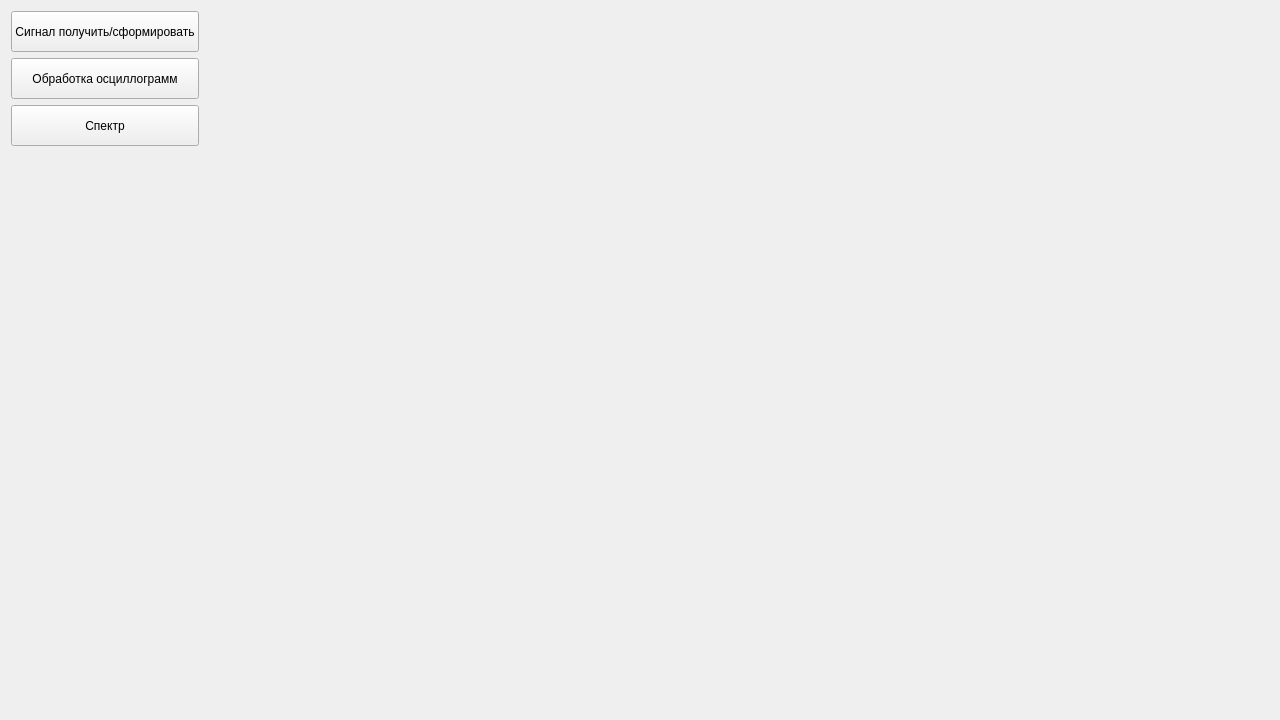
<?xml version="1.0" encoding="UTF-8"?>
<ui version="4.0">
 <class>SpectrumWindow</class>
 <widget class="QWidget" name="SpectrumWindow">
  <property name="geometry">
   <rect>
    <x>0</x>
    <y>0</y>
    <width>1280</width>
    <height>720</height>
   </rect>
  </property>
  <property name="windowTitle">
   <string>Спектр</string>
  </property>
  <layout class="QGridLayout" name="gridLayout_2">
   <item row="0" column="1" rowspan="15" colspan="2">
    <widget class="QWidget" name="gridWidget" native="true">
     <property name="sizePolicy">
      <sizepolicy hsizetype="Minimum" vsizetype="Minimum">
       <horstretch>0</horstretch>
       <verstretch>0</verstretch>
      </sizepolicy>
     </property>
     <property name="sizeIncrement">
      <size>
       <width>0</width>
       <height>0</height>
      </size>
     </property>
     <property name="layoutDirection">
      <enum>Qt::LeftToRight</enum>
     </property>
     <layout class="QGridLayout" name="gridLayout">
      <property name="sizeConstraint">
       <enum>QLayout::SetDefaultConstraint</enum>
      </property>
     </layout>
    </widget>
   </item>
   <item row="1" column="0">
    <widget class="QPushButton" name="pushButton_2">
     <property name="sizePolicy">
      <sizepolicy hsizetype="Minimum" vsizetype="Preferred">
       <horstretch>0</horstretch>
       <verstretch>0</verstretch>
      </sizepolicy>
     </property>
     <property name="text">
      <string>Обработка осциллограмм</string>
     </property>
    </widget>
   </item>
   <item row="0" column="0">
    <widget class="QPushButton" name="pushButton">
     <property name="sizePolicy">
      <sizepolicy hsizetype="Maximum" vsizetype="Preferred">
       <horstretch>0</horstretch>
       <verstretch>0</verstretch>
      </sizepolicy>
     </property>
     <property name="text">
      <string>Сигнал получить/сформировать</string>
     </property>
    </widget>
   </item>
   <item row="2" column="0">
    <widget class="QPushButton" name="pushButton_3">
     <property name="sizePolicy">
      <sizepolicy hsizetype="Minimum" vsizetype="Preferred">
       <horstretch>0</horstretch>
       <verstretch>0</verstretch>
      </sizepolicy>
     </property>
     <property name="text">
      <string>Спектр</string>
     </property>
    </widget>
   </item>
  </layout>
 </widget>
 <resources/>
 <connections/>
</ui>
